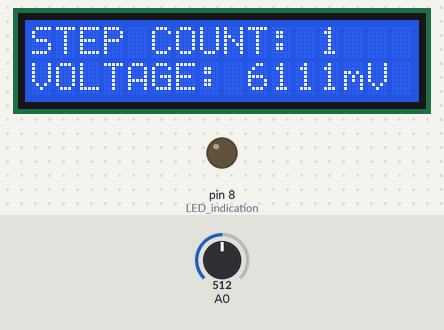
This sketch was run on a simulated Arduino Uno, built with avr-gcc and run on an emulated ATmega328P. Parts: 16×2 character LCD, output pins drawn as LEDs (lit = HIGH). Inputs (shaded band) come from the test bench; at power-on: A0 = 512.

Above: at 3.3 s.
3.4 s: A0 set to 716
At 4.1 s:
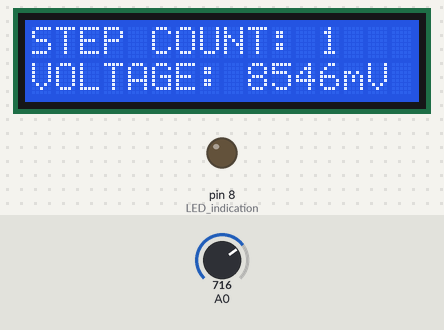
4.9 s: A0 set to 900
At 5.2 s:
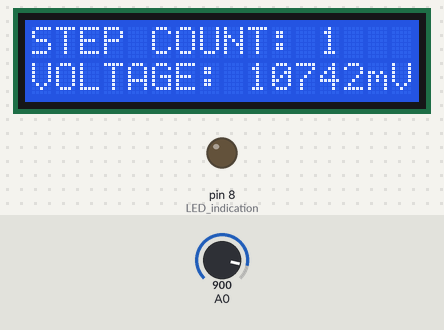
6.4 s: A0 set to 0
At 7.6 s:
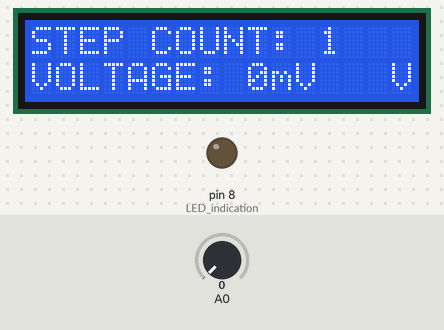
Timing chart, 0 to 9.4 s (numbered marks = the images above; inputs shaded):
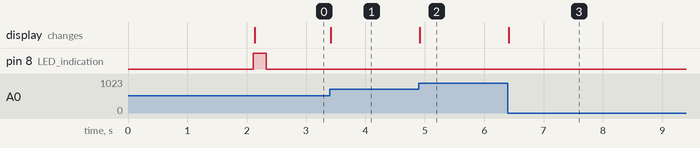

The sketch:

Power_Generation_code.ino
```cpp
#include <Wire.h>
#include <LiquidCrystal_I2C.h>

// Constants
int prev = 0, stepCount = 0;
unsigned long previousMillis = 0;
const long interval = 1000;
unsigned long currentMillis;

float v, vout, vin;  // Variables for voltage calculation

// Initialize the LCD (16x2) with I2C address 0x27
LiquidCrystal_I2C lcd(0x27, 16, 2);

void setup() {
  // Initialize serial communication and pin for LED
  Serial.begin(9600);
  pinMode(8, OUTPUT); // LED indication

  // Initialize the LCD
  lcd.init();
  lcd.backlight();

  // Welcome message
  lcd.print("FOOT STEP POWER");
  lcd.setCursor(0, 1);
  lcd.print("   GENERATOR");
  delay(2000);
  lcd.clear();

  // Static display labels
  lcd.setCursor(0, 0);
  lcd.print("STEP COUNT:");
  lcd.setCursor(0, 1);
  lcd.print("VOLTAGE:");
}

void loop() {
  v = analogRead(A0);
  currentMillis = millis(); // Get current time

  // Step detection
  if (v != 0 && prev == 0) {
    stepCount += 1;
    digitalWrite(8, HIGH); // Turn on LED
    lcd.setCursor(12, 0);
    lcd.print("    "); // Clear previous value
    lcd.setCursor(12, 0);
    lcd.print(stepCount);
  } else {
    if (currentMillis - previousMillis >= 100) {
      previousMillis = currentMillis;
      digitalWrite(8, LOW); // Turn off LED after short delay
    }
  }

  prev = v;

  // Voltage calculation
  vout = (v * 5.00) / 1024.00;       // ADC to volts
  vin = (vout / 0.040909) * 100;     // Convert to millivolts based on scaling

  // Display voltage in mV, only 3 digits (integer)
  lcd.setCursor(9, 1);
  lcd.print("      ");              // Clear old digits
  lcd.setCursor(9, 1);
  lcd.print((int)vin);              // Show as integer
  lcd.print("mV ");

  delay(200);
}
```

Measured:
- after the input at 3.4 s, the display: changes at once (image 1)
- after the input at 4.9 s, the display: changes at once (image 2)
- after the input at 6.4 s, the display: changes at once (image 3)
